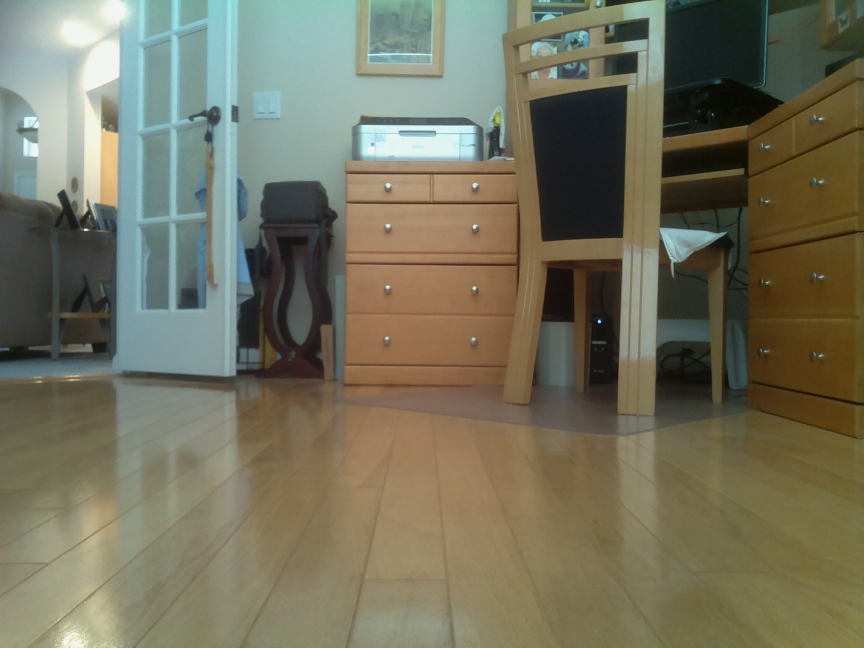
#> input picture Examples/OpenCV/floor_lines/undocked_BottomAt56cmTop140cmHighAt3p2m.jpg, 2592 x 1944 px (shown at 1/3 size)
$ python floorlines.py undocked_BottomAt56cmTop140cmHighAt3p2m.jpg
#> lines starting #> are read from the running program, lines starting #| are printed output that depends on the picture; after the words box and inside, x2 and y2 are one past the last pixel; in counts of white or black regions, pixels touching at a corner belong together
#!/usr/bin/env python3

"""
@file floorlines.py
@brief This program demonstrates finding lines in the floor in front of robot
"""

import sys
import math
import cv2 as cv
import numpy as np
from datetime import datetime

def display(windowname, image, scale_percent=30):
    width = int(image.shape[1] * scale_percent / 100)
    height = int(image.shape[0] * scale_percent / 100)
    dim = (width, height)
    imagesmall = cv.resize(image, dim, interpolation = cv.INTER_AREA)
    cv.imshow(windowname, imagesmall)

def halfscrn_scale(image):
    halfscreen = 612
    scale = int(halfscreen/image.shape[1] * 100)
    return scale

# from http://www.pyimagesearch.com/2015/04/06/zero-parameter-automatic-canny-edge-detection-with-python-and-opencv/
def find_l_h_thresh(gray_image):
    v = np.median(gray_image)
    sigma = 0.33  # sigma around median value
    lower = int(max(0, (1.0 - sigma) * v))
    upper = int(min(255, (1.0 + sigma) * v))
    lower = 15
    upper = 25
    return lower, upper

def region_of_interest(image):
    # return an image masked to triangular region of interest
    # Masked off left and right 15% at bottom
    # Peak of triangular region of interest is 40% from bottom
    # print("input image.shape:",image.shape)
    height = image.shape[0]
    width  = image.shape[1]
    bottom_of_frame = height
    left_limit = int(0.15 * width)
    right_limit = int(0.85 * width)
    ctr = int(width * 0.5)  # originally 550 or 43%, slightly off to left
    horizon = int(height * 0.60) # originally 250 or 35% down from top
    triangle = np.array([(left_limit, bottom_of_frame), (right_limit, bottom_of_frame),(ctr, horizon)])
    polygons = np.array([ triangle ])  # only one polygon in the polygons array
    mask = np.zeros_like(image)
    cv.fillPoly(mask, polygons, 255)
    masked_image = cv.bitwise_and(image, mask)
    return masked_image

def select_best_line(lines,w,h):
        # lines: array of lines [[x0 y0 x1 y1]]
        # w: image width
        # h: image height
        print("select_best_line: image w: {}  h: {}".format(w,h))
        print("select_best_line: Analysing {} Lines".format(len(lines)))
        ratings = []
        distances = []
        angles = []
        best_line = None
        # optimal x and y
        ox = int(w/2)
        oy = h
        for i in range(0, len(lines)):
            l = lines[i][0]
            dx0 = ox-l[0]
            dy0 = oy-l[1]
            dy  = l[0]-l[2]
            dx  = l[1]-l[3]
            angle = int(math.atan2(dy,dx) * 180.0 / math.pi)
            dist = int(math.sqrt(dx0 ** 2 + dy0 ** 2))
            distances += [dist]
            angles += [angle]
            print("Line[{}]: [{}, {}], [{}, {}] angle: {} dist: {}".format(i, l[0], l[1], l[2], l[3], angle, dist))
            ratings += [dist]

        print("distances:",distances)
        print("angles:",angles)

        best_rating = min(ratings)
        print("best_rating:",best_rating)

        best_line_idx = ratings.index(best_rating)
        print("best_line_index", best_line_idx)

        best_line = lines[best_line_idx][0]
        print("best_line:", best_line)

        l=best_line
        i=best_line_idx
        print("best line {}: [{}, {}], [{}, {}] rating: {}".format(i, l[0], l[1], l[2], l[3], best_rating))

        return best_line

def main(argv):

    default_file = 'images/floor.jpg'
    filename = argv[0] if len(argv) > 0 else default_file
    # Loads an image
    try:
        src = cv.imread(cv.samples.findFile(filename), cv.IMREAD_GRAYSCALE)
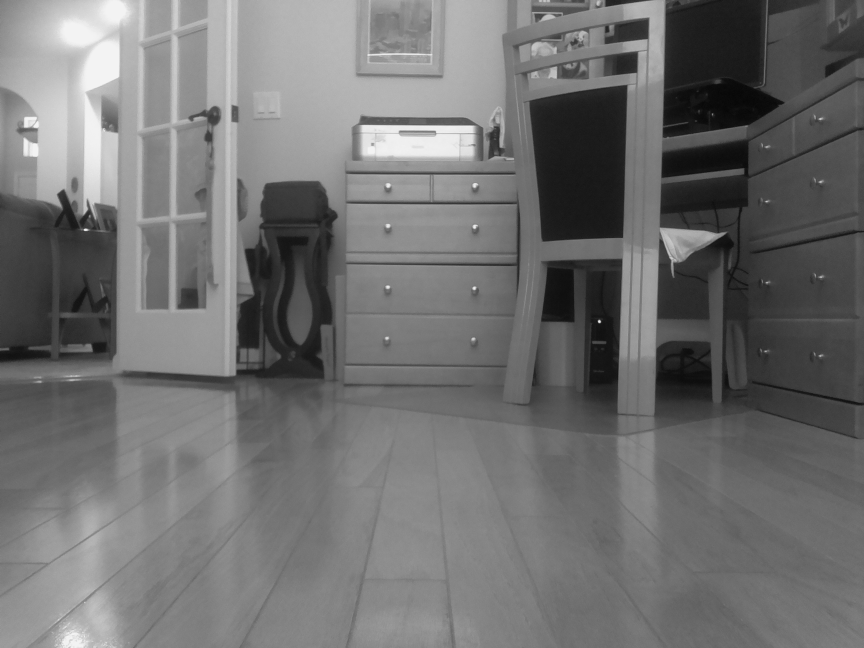
#> src: shape (1944, 2592) (shown at 1/3 size); min 4, max 247, mean 112.4
    except:
        print ('Error opening image!')
        print ('Usage: hough_lines.py [image_name -- default ' + default_file + '] \n')
        return -1

    start = datetime.now()

    # Convert source image  to grayscale
    gsrc = cv.cvtColor(src, cv.COLOR_GRAY2BGR)

    # Mask to region of interest

    mgsrc = region_of_interest(gsrc)
#> in region_of_interest, `cv.fillPoly(mask, polygons, 255)`:
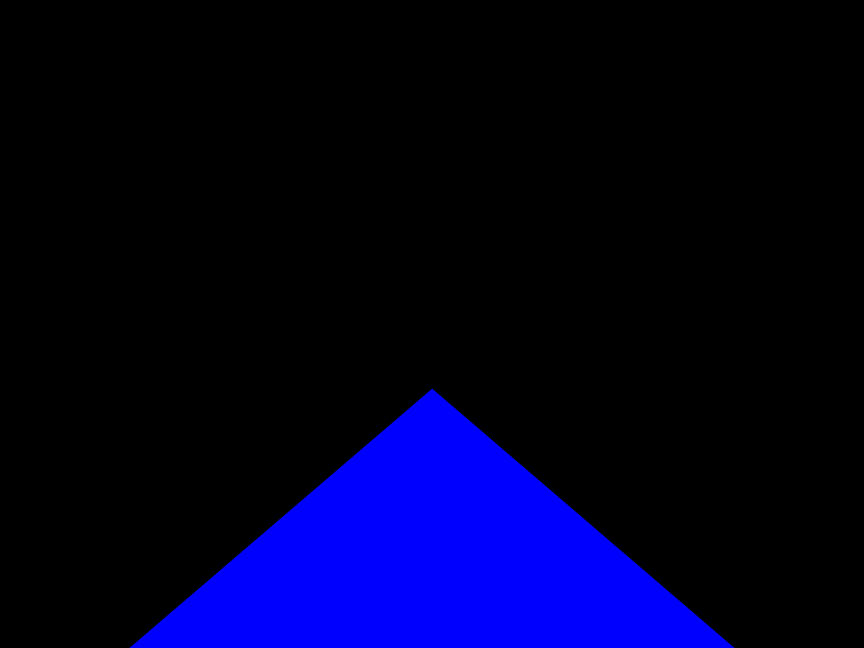
#> mask: shape (1944, 2592, 3) (shown at 1/3 size); mean of channels 0, 1, 2 35.7, 0, 0; drawn as B, G, R
#> in region_of_interest, `masked_image = cv.bitwise_and(image, mask)`:
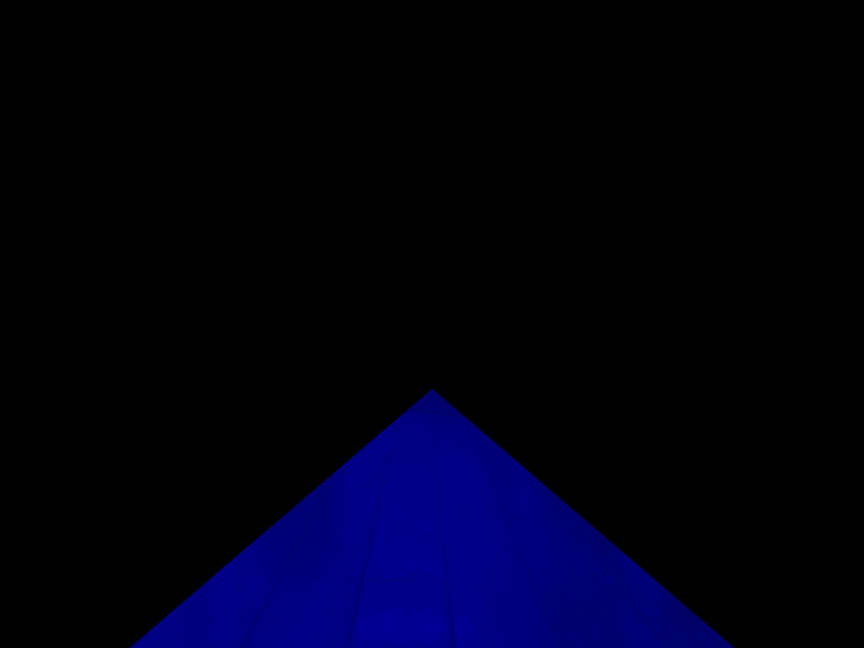
#> masked_image: shape (1944, 2592, 3) (shown at 1/3 size); mean B, G, R 17.8, 0, 0

    # Blur region of interest
    mgbsrc = cv.GaussianBlur(mgsrc, (5,5), 0)

    # Find lower and upper thresholds for canny
    lower, upper = find_l_h_thresh(mgbsrc)
#> in find_l_h_thresh, `v = np.median(gray_image)`: v = 0
#> lower = 15; upper = 25

    # Find edges in image
    # - image (8-bit)
    # - threshold1 for hysteresis procedure
    # - threshold2 for hysteresis procedure
    # - aperatureSize for Sobel operator
    # - L2gradiant flag (False: Normal,  True:more accurate)
    # dst = cv.Canny(src, 50, 200, None, 3)
    cmgbsrc = cv.Canny(mgbsrc, lower, upper)
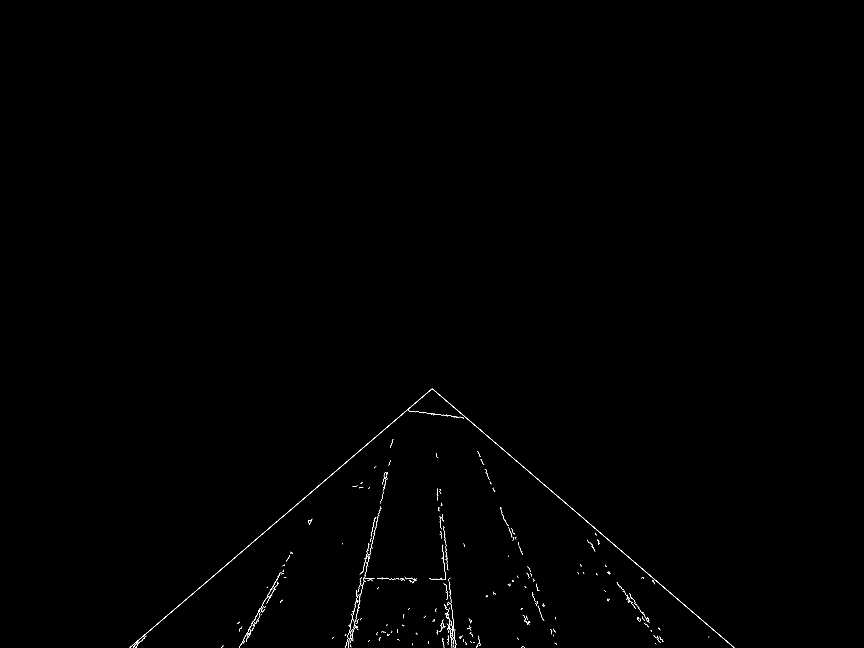
#> cmgbsrc: shape (1944, 2592) (shown at 1/3 size); 0.19% white in thin lines or dots, all inside (x1, y1, x2, y2) = (389, 1166, 2203, 1944)

    # Convert canny result to grayscale
    # cdst = cv.cvtColor(dst, cv.COLOR_GRAY2BGR)

    # Get lines on the canny image using Probabilistic Hough Transform
    # - Input Array
    # - Output Array of lines
    # - rho: Distance resolution of the accumulator in pixels
    # - theta:  Angle resolution of the accumulator in radians
    # - threshold: Only return lines with enough votes
    # - minLineLength=0
    # - maxLineGap=0

    # linesP = cv.HoughLinesP(dst, 1, np.pi / 180, 50, None, 50, 10)

    # best for 1092x819 undocked
    # linesP = cv.HoughLinesP(cmgbsrc, 1, np.pi / 180, 50, None, 50, 100)

    # best for 320x240 undocked
    # linesP = cv.HoughLinesP(cmgbsrc, 1, np.pi / 180, 25, None, 40, 40)

    # best for 320x240 near
    linesP = cv.HoughLinesP(cmgbsrc, 1, np.pi / 180, 25, None, 20, 40)
#> linesP = 108 rows, first 6: [402, 1938, 436, 1908], [1007, 1414, 1208, 1240], [1939, 1716, 2170, 1916], [1091, 1748, 1168, 1390], [930, 1480, 1139, 1299], [1328, 1635, 1355, 1943]

    # select best line to follow
    bestLine = select_best_line(linesP, src.shape[1], src.shape[0])
#| select_best_line: Analysing 108 Lines
#> the loop in select_best_line, `for i in range(0, len(lines)):` made 108 passes
#> (l, dx0, dy0, dy, dx, angle, dist) on passes 13 to 23: ([1051, 1936, 1166, 1394], 245, 8, -115, 542, -11, 245), ([394, 1939, 572, 1785], 902, 5, -178, 154, -49, 902), ([1560, 1391, 1790, 1590], -264, 553, -230, -199, -130, 612), ([1091, 1342, 1285, 1174], 205, 602, -194, 168, -49, 635), ([1301, 1169, 1482, 1326], -5, 775, -181, -157, -130, 775), ([1312, 1466, 1351, 1912], -16, 478, -39, -446, -175, 478), ([717, 1942, 874, 1658], 579, 2, -157, 284, -28, 579), ([1680, 1494, 1910, 1693], -384, 450, -230, -199, -130, 591), ([1038, 1937, 1115, 1604], 258, 7, -77, 333, -13, 258), ([833, 1563, 1026, 1396], 463, 381, -193, 167, -49, 599), ([1081, 1735, 1248, 1737], 215, 209, -167, -2, -90, 299)
#> (l, dx0, dy0, dy, dx, angle, dist, angles) on passes 2 to 7: ([1007, 1414, 1208, 1240], 289, 530, -201, 174, -49, 603, [-48, -49]), ([1939, 1716, 2170, 1916], -643, 228, -231, -200, -130, 682, [-48, -49, -130]), ([1091, 1748, 1168, 1390], 205, 196, -77, 358, -12, 283, [-48, -49, -130, -12]), ([930, 1480, 1139, 1299], 366, 464, -209, 181, -49, 590, [-48, -49, -130, -12, -49]), ([1328, 1635, 1355, 1943], -32, 309, -27, -308, -174, 310, [-48, -49, -130, -12, -49, -174]), ([1420, 1271, 1650, 1470], -124, 673, -230, -199, -130, 684, [-48, -49, -130, -12, -49, -174, -130])
#| Line[0]: [402, 1938], [436, 1908] angle: -48 dist: 894
#| Line[1]: [1007, 1414], [1208, 1240] angle: -49 dist: 603
#| Line[2]: [1939, 1716], [2170, 1916] angle: -130 dist: 682
#| Line[3]: [1091, 1748], [1168, 1390] angle: -12 dist: 283
#| Line[4]: [930, 1480], [1139, 1299] angle: -49 dist: 590
#| Line[5]: [1328, 1635], [1355, 1943] angle: -174 dist: 310
#| Line[6]: [1420, 1271], [1650, 1470] angle: -130 dist: 684
#| Line[7]: [546, 1809], [769, 1616] angle: -49 dist: 762
#> (further printed lines are left out)
#> after the loop in select_best_line, `for i in range(0, len(lines)):`: angles = 108 values, max -7 at index 67, min -175 at index 17, mean -98.05; distances = 108 values, max 907 at index 29, min 52 at index 104, mean 481.1; ratings has the same summary as distances
#> in select_best_line, `best_rating = min(ratings)`: best_rating = 52
#> in select_best_line, `best_line_idx = ratings.index(best_rating)`: best_line_idx = 104
#> in select_best_line, `best_line = lines[best_line_idx][0]`: best_line = [1311, 1894, 1365, 1891]
#> in select_best_line, `i=best_line_idx`: i = 104
#> bestLine = [1311, 1894, 1365, 1891]

    end = datetime.now()
    time_taken = (end - start)
    print("Execution time {}  for {:.1f} FPS".format(time_taken, 1.0/time_taken.total_seconds() ))

    red = (255, 0, 0)
    if linesP is not None:
        for i in range(0, len(linesP)):
            l = linesP[i][0]
            # print("Line[{}]: [{}, {}], [{}, {}]".format(i, l[0], l[1], l[2], l[3]))
            # Draw lines on canny image
            # cv.line(cdstP, (l[0], l[1]), (l[2], l[3]), (0,0,255), 3, cv.LINE_AA)
            cv.line(cmgbsrc, (l[0], l[1]), (l[2], l[3]), red, 1, cv.LINE_AA)
#> this loop made 108 passes
#> l on passes 1 to 12: [402, 1938, 436, 1908], [1007, 1414, 1208, 1240], [1939, 1716, 2170, 1916], [1091, 1748, 1168, 1390], [930, 1480, 1139, 1299], [1328, 1635, 1355, 1943], [1420, 1271, 1650, 1470], [546, 1809, 769, 1616], [1323, 1517, 1367, 1935], [693, 1683, 915, 1491], [1786, 1585, 1994, 1765], [1036, 1941, 1125, 1554]
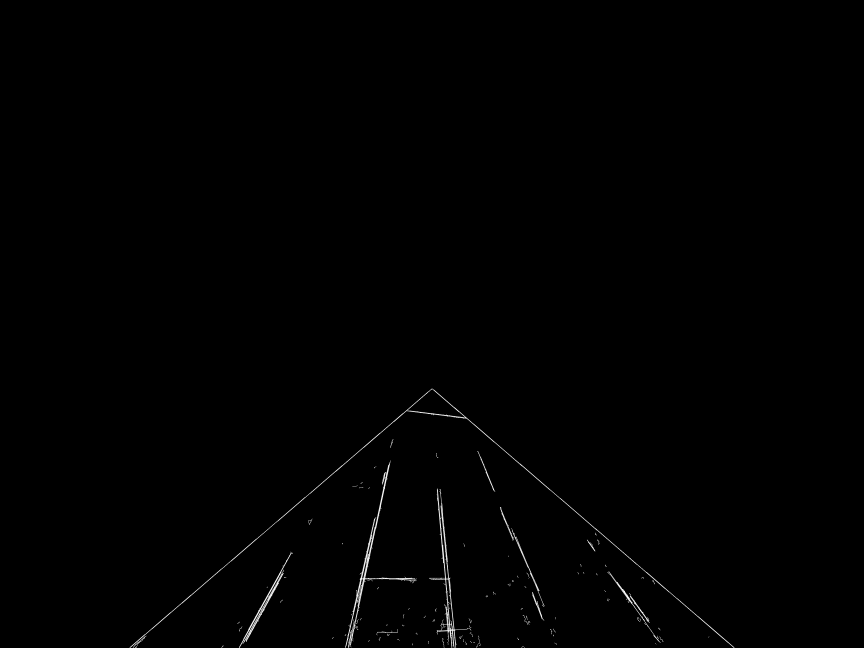
#> cmgbsrc: shape (1944, 2592) (shown at 1/3 size); 0.41% of pixels changed, all inside (x1, y1, x2, y2) = (389, 1165, 2204, 1944)
            # cv.line(src, (l[0], l[1]), (l[2], l[3]), red, 3)
        if (len(bestLine) > 0):
            # bestLine = bestLine[0]
            cv.line(src, (bestLine[0], bestLine[1]), (bestLine[2], bestLine[3]), red, 1)
#> src: shape (1944, 2592); under 0.01% of pixels changed, all inside (x1, y1, x2, y2) = (1311, 1891, 1366, 1895)
    try:
        # cv.imshow("Detected Lines (in red) - Standard Hough Line Transform", cdst)
        # display("Detected Lines (in red) - Standard Hough Line Transform", cdst, scale_percent=30)
        # cv.imshow("Detected Lines (in red) - Probabilistic Line Transform", cdstP)
        scale = halfscrn_scale(cmgbsrc)
#> scale = 23
        display("Detected Lines (red) - Probabilistic Line Transform", cmgbsrc, scale_percent=scale)
#> in display, `width = int(image.shape[1] * scale_percent / 100)`: width = 596
#> in display, `height = int(image.shape[0] * scale_percent / 100)`: height = 447
#> in display, `dim = (width, height)`: dim = (596, 447)
#> in display, `imagesmall = cv.resize(image, dim, interpolation = cv.INTER_AREA)`:
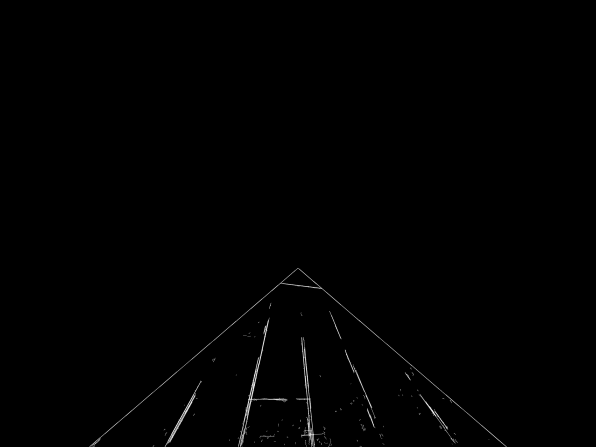
#> imagesmall: shape (447, 596); min 0, max 240, mean 1.1

        # cv.imshow("Source", src)
        scale = halfscrn_scale(src)
        display("Source", src, scale_percent=scale)
#> call 2 of display, with windowname = 'Source', scale_percent = 23
#> in display (call 2), `imagesmall = cv.resize(image, dim, interpolation = cv.INTER_AREA)`:
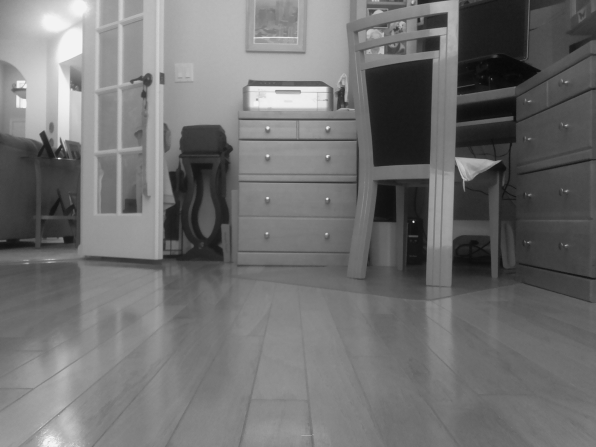
#> imagesmall: shape (447, 596); min 7, max 243, mean 112.4

        cv.waitKey()
    except Exception as e:
        print("Exception: {}".format(str(e)))
    return 0

if __name__ == "__main__":
    main(sys.argv[1:])

$ run again, on Examples/OpenCV/floor_lines/images/angle_to_dock_320x240.jpg
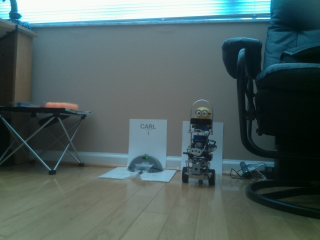
#> input picture Examples/OpenCV/floor_lines/images/angle_to_dock_320x240.jpg, 320 x 240 px
#> v = 0
#> in main, `lower, upper = find_l_h_thresh(mgbsrc)`: lower = 15; upper = 25
#> linesP = 15 rows, first 6: [165, 147, 271, 239], [52, 235, 160, 144], [49, 238, 161, 144], [120, 234, 182, 163], [79, 238, 175, 160], [121, 239, 180, 166]
#| select_best_line: Analysing 15 Lines
#> the loop in select_best_line, `for i in range(0, len(lines)):` made 15 passes
#> (l, dx0, dy0, dy, dx, angle, dist, angles) on passes 2 to 5: ([52, 235, 160, 144], 108, 5, -108, 91, -49, 108, [-130, -49]), ([49, 238, 161, 144], 111, 2, -112, 94, -49, 111, [-130, -49, -49]), ([120, 234, 182, 163], 40, 6, -62, 71, -41, 40, [-130, -49, -49, -41]), ([79, 238, 175, 160], 81, 2, -96, 78, -50, 81, [-130, -49, -49, -41, -50])
#> (printed output is left out)
#| distances: [93, 108, 111, 40, 81, 39, 74, 63, 75, 73, 4, 95, 35, 69, 52]
#| angles: [-130, -49, -49, -41, -50, -38, -97, -60, -170, -84, -24, -130, -8, -40, -47]
#> best_rating = 4
#| best_rating: 4
#> best_line_idx = 10
#| best_line_index 10
#> best_line = [156, 239, 187, 171]
#| best_line: [156 239 187 171]
#> i = 10
#| best line 10: [156, 239], [187, 171] rating: 4
#> bestLine = [156, 239, 187, 171]
#> the loop in main, `for i in range(0, len(linesP)):` made 15 passes
#> after the loop in main, `for i in range(0, len(linesP)):`:
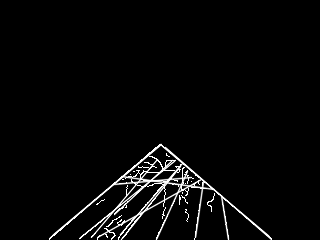
#> cmgbsrc: shape (240, 320); min 0, max 255, mean 7.5
#> in main, `scale = halfscrn_scale(cmgbsrc)`: scale = 191
#> in display, `width = int(image.shape[1] * scale_percent / 100)`: width = 611
#> in display, `height = int(image.shape[0] * scale_percent / 100)`: height = 458
#> dim = (611, 458)
#> in display, `imagesmall = cv.resize(image, dim, interpolation = cv.INTER_AREA)`:
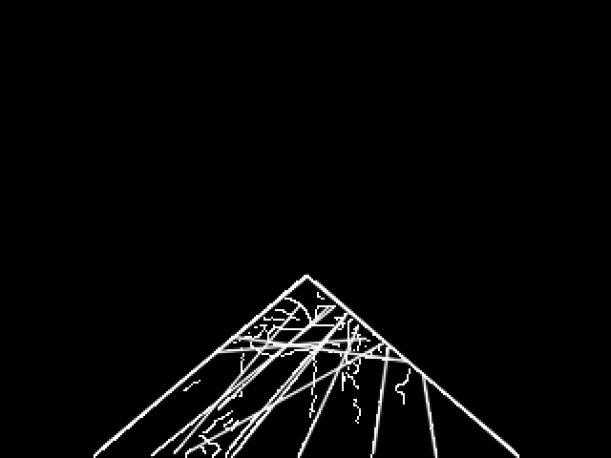
#> imagesmall: shape (458, 611); min 0, max 255, mean 7.5

$ run again, on Examples/OpenCV/floor_lines/images/enter_office_320x240.jpg
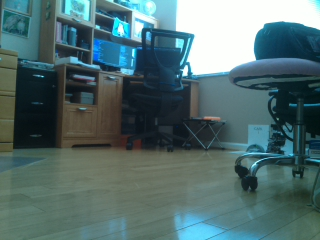
#> input picture Examples/OpenCV/floor_lines/images/enter_office_320x240.jpg, 320 x 240 px
#> v = 0
#> in main, `lower, upper = find_l_h_thresh(mgbsrc)`: lower = 15; upper = 25
#> linesP = 15 rows, first 6: [52, 235, 159, 145], [161, 145, 269, 236], [49, 238, 155, 149], [56, 233, 174, 204], [86, 239, 174, 214], [155, 238, 226, 211]
#| select_best_line: Analysing 15 Lines
#> the loop in select_best_line, `for i in range(0, len(lines)):` made 15 passes
#> (l, dx0, dy0, dy, dx, angle, dist, angles) on passes 2 to 5: ([161, 145, 269, 236], -1, 95, -108, -91, -130, 95, [-49, -130]), ([49, 238, 155, 149], 111, 2, -106, 89, -49, 111, [-49, -130, -49]), ([56, 233, 174, 204], 104, 7, -118, 29, -76, 104, [-49, -130, -49, -76]), ([86, 239, 174, 214], 74, 1, -88, 25, -74, 74, [-49, -130, -49, -76, -74])
#> (printed output is left out)
#| distances: [108, 95, 111, 104, 74, 5, 46, 76, 59, 46, 75, 94, 28, 33, 39]
#| angles: [-49, -130, -49, -76, -74, -69, -84, -83, -93, -94, -84, -130, -105, -107, -74]
#> best_rating = 5
#| best_rating: 5
#| best_line_index 5
#> best_line = [155, 238, 226, 211]
#| best_line: [155 238 226 211]
#> i = 5
#| best line 5: [155, 238], [226, 211] rating: 5
#> bestLine = [155, 238, 226, 211]
#> the loop in main, `for i in range(0, len(linesP)):` made 15 passes
#> after the loop in main, `for i in range(0, len(linesP)):`:
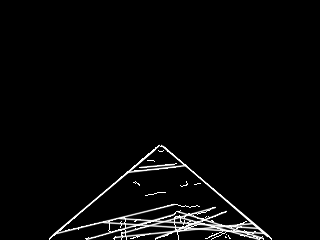
#> cmgbsrc: shape (240, 320); min 0, max 255, mean 7.8
#> in main, `scale = halfscrn_scale(cmgbsrc)`: scale = 191
#> in display, `width = int(image.shape[1] * scale_percent / 100)`: width = 611
#> in display, `height = int(image.shape[0] * scale_percent / 100)`: height = 458
#> dim = (611, 458)
#> in display, `imagesmall = cv.resize(image, dim, interpolation = cv.INTER_AREA)`:
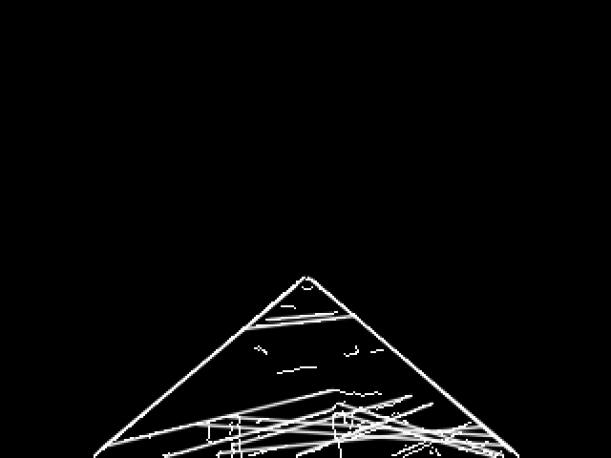
#> imagesmall: shape (458, 611); min 0, max 255, mean 7.8
